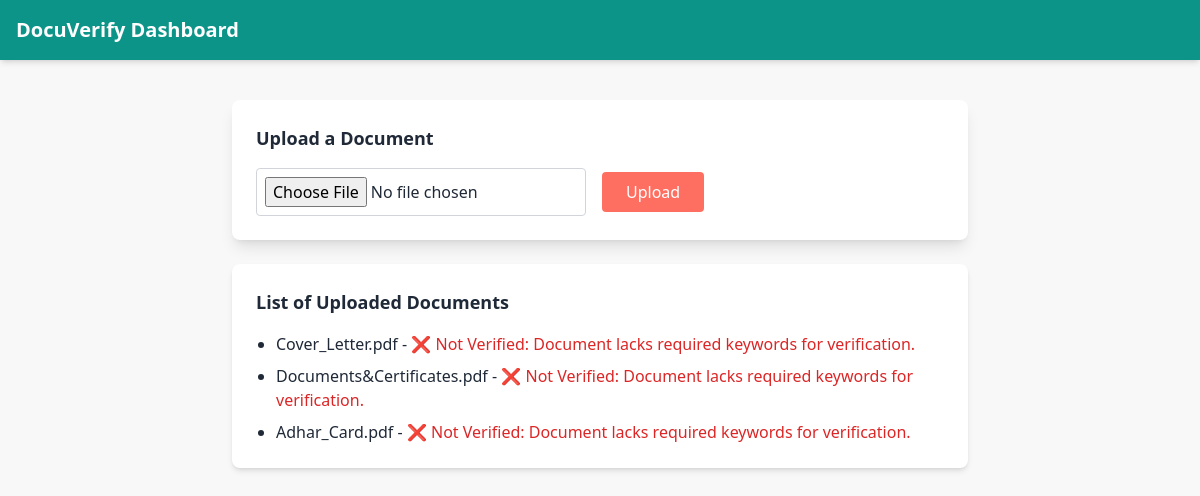
The page / on the database its author committed.
### app/services/models.py (models this page shows)
class FileUpload(Base):
    __tablename__ = "file_uploads"
    id = Column(Integer, primary_key=True, index=True)
    filename = Column(String, nullable=False)
    filetype = Column(String, nullable=False)
    filepath = Column(String, nullable=False)
    upload_time = Column(DateTime, default=datetime.utcnow)
    is_verified = Column(Boolean, nullable=True)  # New field
    verification_message = Column(String, nullable=True)  # New field

### app/routes/home.py (the view)
@router.get("/", response_class=HTMLResponse)
async def index(request: Request, db: Session = Depends(get_db)):
    files = db.query(FileUpload).all()
    return request.app.templates.TemplateResponse("dashboard.html", {
        "request": request,
        "files": files
    })

### app/templates/dashboard.html (shortened to what this page needs)
<!DOCTYPE html>
<html lang="en">
<head>
  <script src="https://cdn.tailwindcss.com"></script>
</head>
<body class="bg-[#f8f8f8] text-gray-800">
  <nav class="bg-teal-600 text-white shadow-md">
    <div class="max-w-7xl mx-auto px-4 py-4 flex justify-between items-center">
      <h1 class="text-xl font-bold">DocuVerify Dashboard</h1>
    </div>
  </nav>
  <div class="max-w-3xl mx-auto mt-10 px-4">
    <div class="bg-white shadow-lg rounded-lg p-6 mb-6">
      <h2 class="text-lg font-semibold mb-4">Upload a Document</h2>
      <form action="/upload" method="post" enctype="multipart/form-data" class="flex flex-col sm:flex-row items-center gap-4">
        <input type="file" name="file" accept=".jpg,.jpeg,.png,.pdf,.doc,.docx,.txt" required class="border border-gray-300 rounded p-2 w-full sm:w-auto" >
        <button type="submit" class="bg-[#ff6f61] hover:bg-[#ff5a4a] text-white px-6 py-2 rounded transition">
          Upload
        </button>
      </form>
    </div>
    <div class="bg-white shadow-md rounded-lg p-6">
      <h2 class="text-lg font-semibold mb-4">List of Uploaded Documents</h2>
      {% if files %}
        <ul class="list-disc pl-5 space-y-2">
          {% for file in files %}
            <li>
              {{ file.filename }} -
              {% if file.is_verified %}
                <span class="text-green-600">✅ Verified</span>
              {% else %}
                <span class="text-red-600">❌ Not Verified: {{ file.verification_message }}</span>
              {% endif %}
            </li>
          {% endfor %}
        </ul>
      {% else %}
        <p>No documents uploaded yet.</p>
      {% endif %}
    </div>
  </div>
</body>
</html>

### rows shown on the page
FileUpload: filename "Cover_Letter.pdf", verification_message "Document lacks required keywords for verification."
FileUpload: filename "Documents&Certificates.pdf", verification_message "Document lacks required keywords for verification."
FileUpload: filename "Adhar_Card.pdf", verification_message "Document lacks required keywords for verification."
